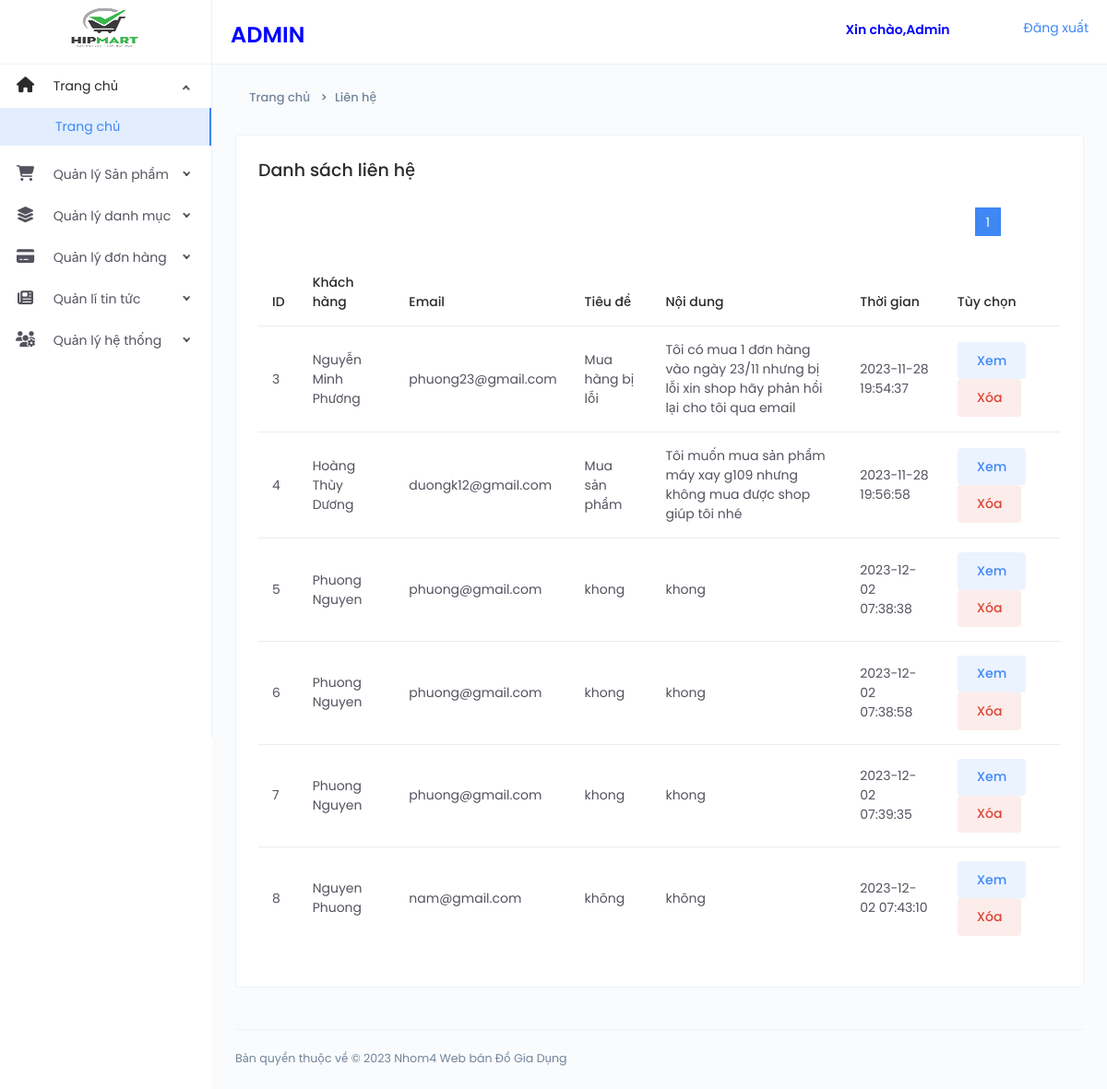
/Webdogiadung/Admin/Lienhe.php (signed in), run on the app's committed database.
### tables this page shows
CREATE TABLE `contact` (
  `ID` int(11) NOT NULL,
  `Name` varchar(40) NOT NULL,
  `Email` varchar(50) NOT NULL,
  `Conten` varchar(50) NOT NULL,
  `Message` varchar(100) NOT NULL,
  `Creat_at` timestamp NOT NULL DEFAULT current_timestamp()
);

### Webdogiadung/Admin/Lienhe.php (the view, shortened to what this page needs)
<?php
require('Header_admin.php');
?>
<?php
require('Nav_left.php');
?>
<?php
include('Conect.php');
?>
<div class="page-container">
   <div class="main-content">
      <div class="page-header">
         <div class="header-sub-title">
            <nav class="breadcrumb breadcrumb-dash">
               <a href="index.php" class="breadcrumb-item"><i class="anticon anticon-home m-r-5"></i>Trang chủ</a>
               <a class="breadcrumb-item" href="Lienhe.php">Liên hệ</a>
            </nav>
         </div>
      </div>
      <div class="card">
         <div class="card-body">
            <h4>Danh sách liên hệ </h4>
            <div class="m-t-25">
               <?php
               $itemsPerPage = 6;
               $page = 1;
               $offset = ($page - 1) * $itemsPerPage;
               $sql = "SELECT COUNT(*) as totalItems FROM `contact`";
               $result = mysqli_query($conn, $sql);
               $row = mysqli_fetch_assoc($result);
               $totalItems = $row["totalItems"];
               $totalPages = ceil($totalItems / $itemsPerPage);
               $sql = "SELECT * FROM `contact`  Limit " . $offset . "," . $itemsPerPage;
               $result = mysqli_query($conn, $sql);
               if (mysqli_num_rows($result) > 0) {
               ?>
                  <ul class="pagination">
                     <?php for ($i = 1; $i <= $totalPages; $i++) { ?>
                        <?php if ($i == $page) { ?>
                           <li class="active"><a href="Lienhe.php?page=<?php echo $i; ?>"><?php echo $i; ?></a></li>
                        <?php } else { ?>
                           <li><a href="Lienhe.php?page=<?php echo $i; ?>"><?php echo $i; ?></a></li>
                        <?php } ?>
                     <?php } ?>
                  </ul>
                  <table id="data-table" class="table">
                     <thead>
                        <tr>
                           <th>ID</th>
                           <th>Khách hàng</th>
                           <th>Email</th>
                           <th>Tiêu đề</th>
                           <th>Nội dung</th>
                           <th>Thời gian</th>
                           <th>Tùy chọn </th>
                        </tr>
                     </thead>
                     <tbody>
                        <?php
                        while ($row = mysqli_fetch_assoc($result)) {
                           $id = $row['ID'];
                           $sql = "SELECT * FROM contact";
                           $res = mysqli_query($conn, $sql);
                        ?>
                           <tr>
                              <td><?php echo $id ?></td>
                              <td><?php echo $row['Name'] ?></td>
                              <td><?php echo $row['Email'] ?></td>
                              <td><?php echo $row['Conten'] ?></td>
                              <td><?php echo $row['Message'] ?></td>
                              <td><?php echo $row['Creat_at'] ?></td>
                              <td class="tuychon">
                                 <a class="btn btn-primary btn-tone m-r-5" href="./xem_lienhe.php?ID=<?php echo $row['ID']; ?>">Xem</a>
                                 <a class="btn btn-danger btn-tone m-r-5" href="./Xoa_lienhe.php?ID=<?php echo $row['ID']; ?>" onclick="return confirm('Bạn có chắc chắn muốn xóa danh mục này không?');">Xóa</a>
                              </td>
                           </tr>
                        <?php
                        } ?>
                     </tbody>
                  </table>
               <?php
               } ?>
            </div>
         </div>
      </div>
   </div>
   <?php
   require('Footer_Admin.php');
   ?>

### Webdogiadung/Admin/assets/css/style.css (style rules this page uses)
.pagination { display: flex; align-items: center; justify-content: flex-end; margin-bottom: 25px; margin-top: 15px; margin-right: 60px; list-style: none; }
.pagination li:first-child a, .pagination li:first-child span { border-bottom-left-radius: 0; border-top-left-radius: 0; margin-left: 0; }
.pagination li:last-child a, .pagination li:last-child span { border-bottom-right-radius: 0; border-top-right-radius: 0; }
.pagination .active a, .pagination .active span, .pagination .active a:hover, .pagination .active span:hover, .pagination .active a:focus, .pagination .active span:focus { background-color: #3f87f5; border-color: #3f87f5; color: #ffffff; cursor: default; z-index: 2; }
.pagination li a, .pagination li span { background-color: #f0f0e9; border: 0; float: left; line-height: 1.42857; margin-left: -1px; padding: 6px 12px; position: relative; text-decoration: none; margin-right: 5px; color: #000; }

### data on the page
contact: ID "3", Name "Nguyễn Minh Phương", Email "phuong23@gmail.com", Conten "Mua hàng bị lỗi", Message "Tôi có mua 1 đơn hàng vào ngày 23/11 nhưng bị lỗi xin shop hãy phản hồi lại cho tôi qua email", Creat_at "2023-11-28 19:54:37"
contact: ID "4", Name "Hoàng Thùy Dương", Email "duongk12@gmail.com", Conten "Mua sản phẩm", Message "Tôi muốn mua sản phẩm máy xay g109 nhưng không mua được shop giúp tôi nhé", Creat_at "2023-11-28 19:56:58"
contact: ID "5", Name "Phuong Nguyen", Email "phuong@gmail.com", Conten "khong", Message "khong", Creat_at "2023-12-02 07:38:38"
contact: ID "6", Name "Phuong Nguyen", Email "phuong@gmail.com", Conten "khong", Message "khong", Creat_at "2023-12-02 07:38:58"
contact: ID "7", Name "Phuong Nguyen", Email "phuong@gmail.com", Conten "khong", Message "khong", Creat_at "2023-12-02 07:39:35"
contact: ID "8", Name "Nguyen Phuong", Email "nam@gmail.com", Conten "không", Message "không", Creat_at "2023-12-02 07:43:10"
